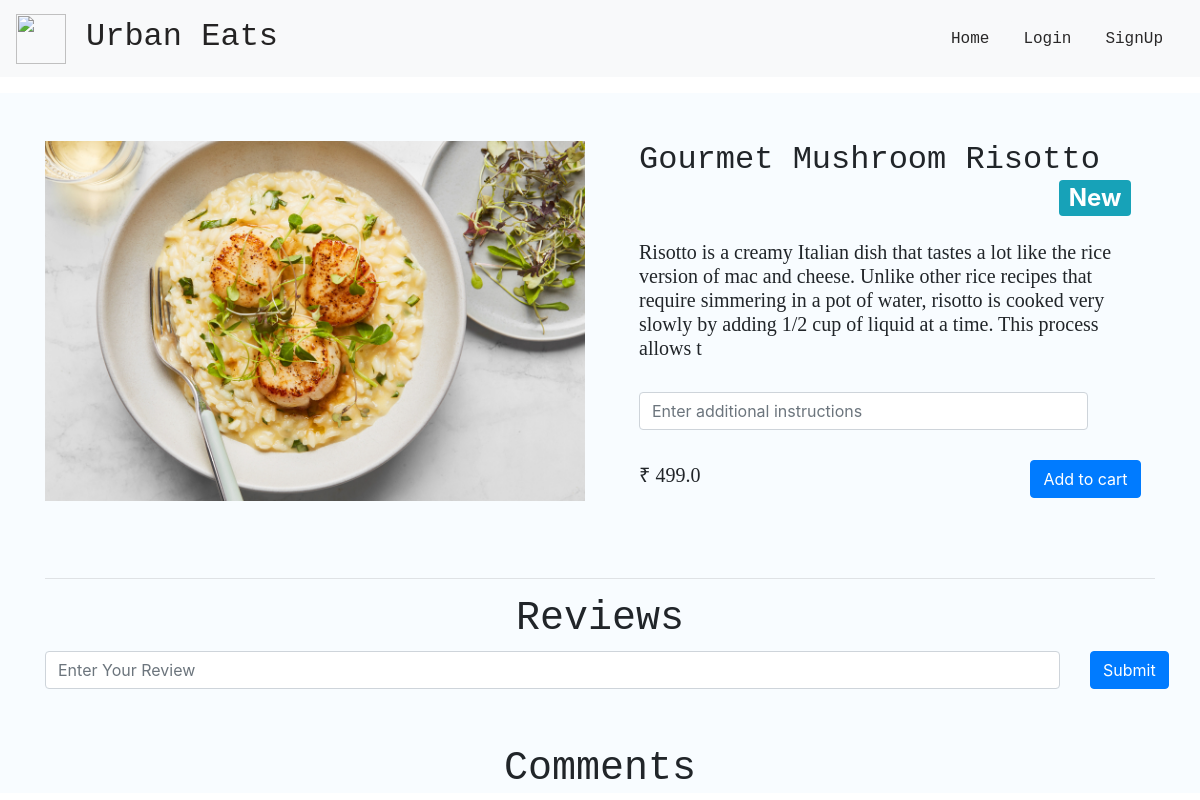
The app's page /dishes/gourmet_rissoto, older data.
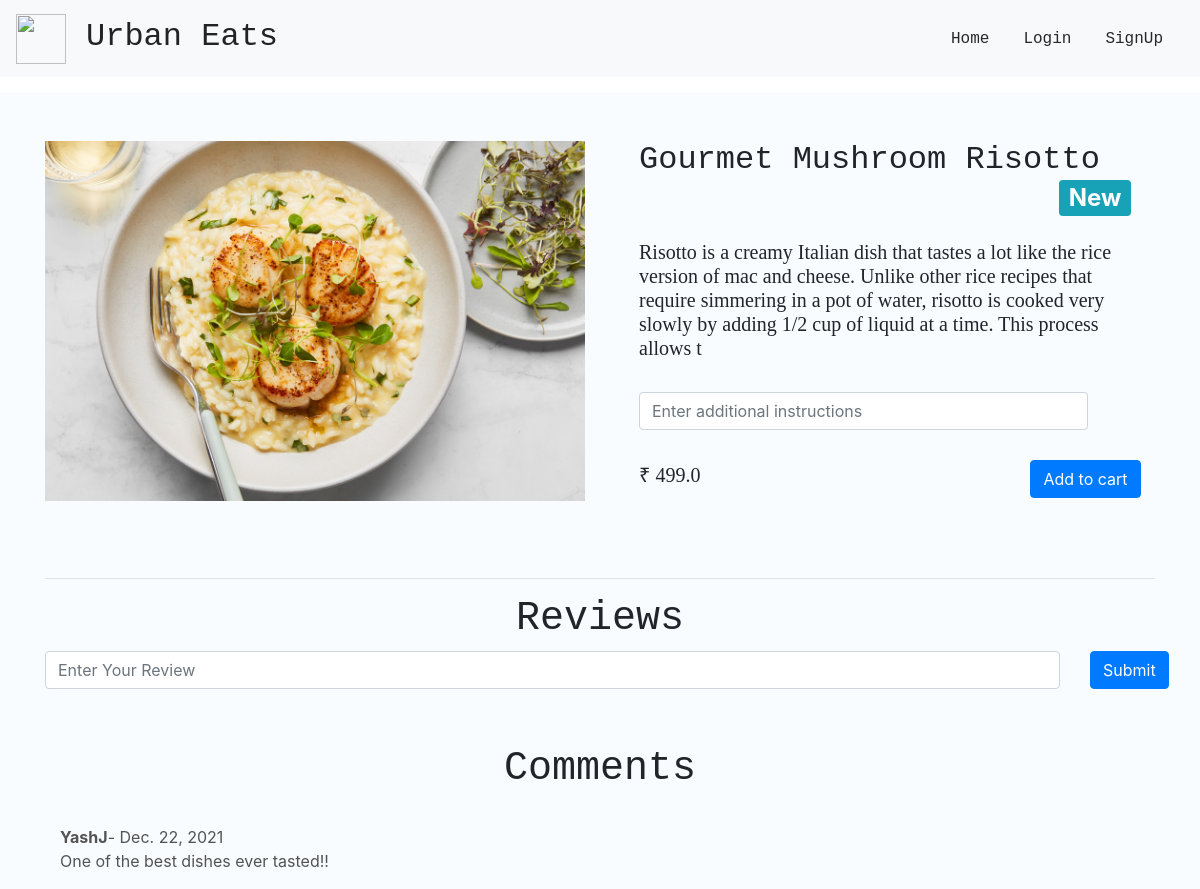
The same page, newer data.
### main/models.py (models this page shows, shortened)
class Reviews(models.Model):
    user = models.ForeignKey(User, on_delete = models.CASCADE)
    item = models.ForeignKey(Item, on_delete = models.CASCADE)
    rslug = models.SlugField()
    review = models.TextField()
    posted_on = models.DateField(default=timezone.now)
    class Meta:
        verbose_name = 'Review'
        verbose_name_plural = 'Reviews'

### main/views.py (the view)
# urls.py: path('dishes/<slug>', views.menuDetail, name='dishes'),
def menuDetail(request, slug):
    item = Item.objects.filter(slug=slug).first()
    reviews = Reviews.objects.filter(rslug=slug).order_by('-id')[:7]
    context = {
        'item' : item,
        'reviews' : reviews,
    }
    return render(request, 'main/dishes.html', context)

### main/templates/main/dishes.html (shortened to what this page needs)
{% extends "main/layout.html" %}
{% block content %}
<div class="dishes" style="background: rgb(248, 252, 255);">
  <main class="mt-3 pt-4 main">
    <div class="container dark-grey-text">
      <div class="row wow fadeIn">
        <div class="col-md-6 mb-4">
          <img src="{{ item.image.url }}" class="img-fluid mt-4" alt="">
        </div>
        <div class="col-md-6 mb-4 information">
          <div class="p-4 content">
            <div class="mt-0">
                <h2><u style="float:left;text-decoration: none; font-family: 'Courier New', Courier, monospace;">{{ item.title }}</u><span class="badge badge-{{ item.label_colour }} ml-2" style="float:right;">{{ item.labels }}</span></h2>
            </div>
           <br/>
            <div >
              {% if item.description %}
              <h5 style="text-align: initial;font-family:Georgia, 'Times New Roman', Times, serif">{{ item.description }}</h5>
              {% endif %}
            </div>
            <br/>
            <form action="{% url 'main:add-to-cart' item.slug %}" method="POST" class="mb-3">
              <div class="row">
                <div class="col-sm-11">
                  <input type="text" name="instructions" class="form-control" placeholder="Enter additional instructions">
                </div>
                <br>
                <div style="padding-top: 30px; padding-left: 5px;" class="row">
                  <div class="col-sm">
                    <span style="text-align: center;font-family: MODERATBOLD; font-size: 20px; padding-top: 20px; padding-left: 10px;">₹ {{ item.price }}</span>
                  </div>
                  <div class="col-sm" style="margin-left: 300px;">
                      <button type="submit" class="btn btn-primary btn-md my-0 float-right">Add to cart</button>
                  </div>
                </div>
              </div>
            </form>
          </div>
        </div>
      </div>
      <hr>
    </div>
  </main>
  <div class="container">
    <h1 class="text-center" style="font-family: 'Courier New', Courier, monospace;">Reviews</h1>
    <form action="{% url 'main:add_reviews' %}" method="POST" class="mb-3">
      <div class="row">
        <div class="col-sm-11">
          <input type="text" name="review" class="form-control" placeholder="Enter Your Review">
        </div>
        <div class="col-sm-1">
          <button type="submit" class="btn btn-primary">Submit</button>
        </div>
      </div>
    </form>
    <div class="container">
    <h1 style="text-align: center; font-family: 'Courier New', Courier, monospace; padding-top: 40px;">Comments</h1>
    {% for review in reviews %}
    <div class="row">
        <div class="col-lg-12">
            <div class="comment mt-4 text-justify float-left" style="
            float: left;
            color:rgb(83, 83, 83);
           ">
              <div style="display: flex; align-items: center;">
                <span style="font-weight: bold; font-size: medium;">{{ review.user.username }}</span><span style="font-size: medium;">- {{ review.posted_on }}</span>
              </div>
              <div>
                <p>{{ review.review }}</p></div>
            </div>
            </div>
          </div>
            {% endfor %}
          </div>
  </div>
</div>
{% endblock content %}

Row changes from the older to the newer data that the page shows:
added Reviews: user.username "YashJ", posted_on "Dec. 22, 2021", review "One of the best dishes ever tasted!!"
